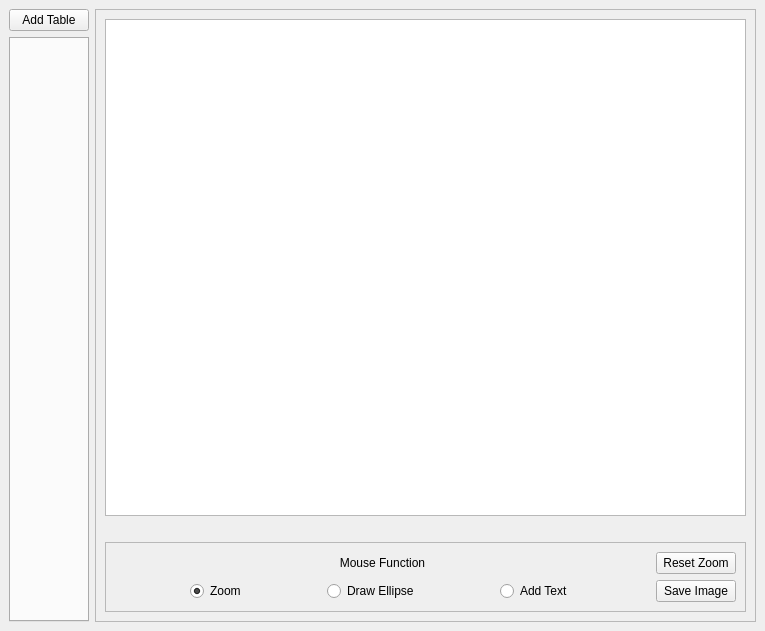
<?xml version="1.0" encoding="UTF-8"?>
<ui version="4.0">
 <class>application_window</class>
 <widget class="QMainWindow" name="application_window">
  <property name="geometry">
   <rect>
    <x>0</x>
    <y>0</y>
    <width>765</width>
    <height>631</height>
   </rect>
  </property>
  <property name="sizePolicy">
   <sizepolicy hsizetype="Preferred" vsizetype="Preferred">
    <horstretch>0</horstretch>
    <verstretch>0</verstretch>
   </sizepolicy>
  </property>
  <property name="windowTitle">
   <string>ViewPCA</string>
  </property>
  <widget class="QWidget" name="centralwidget">
   <property name="sizePolicy">
    <sizepolicy hsizetype="Preferred" vsizetype="Preferred">
     <horstretch>0</horstretch>
     <verstretch>0</verstretch>
    </sizepolicy>
   </property>
   <layout class="QGridLayout" name="gridLayout">
    <property name="sizeConstraint">
     <enum>QLayout::SetMinimumSize</enum>
    </property>
    <item row="1" column="0" alignment="Qt::AlignHCenter">
     <widget class="QPushButton" name="button_add_tab">
      <property name="sizePolicy">
       <sizepolicy hsizetype="Fixed" vsizetype="Fixed">
        <horstretch>0</horstretch>
        <verstretch>0</verstretch>
       </sizepolicy>
      </property>
      <property name="text">
       <string>Add Table</string>
      </property>
     </widget>
    </item>
    <item row="2" column="0">
     <widget class="QTabWidget" name="tab_widget">
      <property name="sizePolicy">
       <sizepolicy hsizetype="Minimum" vsizetype="MinimumExpanding">
        <horstretch>0</horstretch>
        <verstretch>0</verstretch>
       </sizepolicy>
      </property>
      <property name="minimumSize">
       <size>
        <width>0</width>
        <height>0</height>
       </size>
      </property>
      <property name="autoFillBackground">
       <bool>true</bool>
      </property>
      <property name="tabPosition">
       <enum>QTabWidget::West</enum>
      </property>
      <property name="currentIndex">
       <number>-1</number>
      </property>
      <property name="tabsClosable">
       <bool>true</bool>
      </property>
      <property name="movable">
       <bool>false</bool>
      </property>
      <property name="tabBarAutoHide">
       <bool>true</bool>
      </property>
     </widget>
    </item>
    <item row="1" column="1" rowspan="2">
     <widget class="QFrame" name="chart_frame">
      <property name="sizePolicy">
       <sizepolicy hsizetype="MinimumExpanding" vsizetype="MinimumExpanding">
        <horstretch>0</horstretch>
        <verstretch>0</verstretch>
       </sizepolicy>
      </property>
      <property name="frameShape">
       <enum>QFrame::StyledPanel</enum>
      </property>
      <property name="frameShadow">
       <enum>QFrame::Raised</enum>
      </property>
      <layout class="QGridLayout" name="gridLayout_2">
       <item row="2" column="0">
        <widget class="QFrame" name="chart_cfg_frame">
         <property name="frameShape">
          <enum>QFrame::StyledPanel</enum>
         </property>
         <property name="frameShadow">
          <enum>QFrame::Raised</enum>
         </property>
         <layout class="QGridLayout" name="gridLayout_3">
          <item row="0" column="4">
           <widget class="QPushButton" name="button_reset_zoom">
            <property name="sizePolicy">
             <sizepolicy hsizetype="Minimum" vsizetype="Fixed">
              <horstretch>0</horstretch>
              <verstretch>0</verstretch>
             </sizepolicy>
            </property>
            <property name="text">
             <string>Reset Zoom</string>
            </property>
           </widget>
          </item>
          <item row="1" column="0">
           <layout class="QHBoxLayout" name="horizontalLayout">
            <item>
             <widget class="QRadioButton" name="radio_zoom">
              <property name="sizePolicy">
               <sizepolicy hsizetype="Fixed" vsizetype="Fixed">
                <horstretch>0</horstretch>
                <verstretch>0</verstretch>
               </sizepolicy>
              </property>
              <property name="text">
               <string>Zoom</string>
              </property>
              <property name="checked">
               <bool>true</bool>
              </property>
             </widget>
            </item>
            <item>
             <widget class="QRadioButton" name="radio_ellipse">
              <property name="sizePolicy">
               <sizepolicy hsizetype="Fixed" vsizetype="Fixed">
                <horstretch>0</horstretch>
                <verstretch>0</verstretch>
               </sizepolicy>
              </property>
              <property name="text">
               <string>Draw Ellipse</string>
              </property>
             </widget>
            </item>
            <item>
             <widget class="QRadioButton" name="radio_text">
              <property name="sizePolicy">
               <sizepolicy hsizetype="Fixed" vsizetype="Fixed">
                <horstretch>0</horstretch>
                <verstretch>0</verstretch>
               </sizepolicy>
              </property>
              <property name="text">
               <string>Add Text</string>
              </property>
             </widget>
            </item>
           </layout>
          </item>
          <item row="0" column="0">
           <widget class="QLabel" name="label">
            <property name="sizePolicy">
             <sizepolicy hsizetype="MinimumExpanding" vsizetype="Fixed">
              <horstretch>0</horstretch>
              <verstretch>0</verstretch>
             </sizepolicy>
            </property>
            <property name="text">
             <string>Mouse Function</string>
            </property>
            <property name="alignment">
             <set>Qt::AlignCenter</set>
            </property>
           </widget>
          </item>
          <item row="1" column="4">
           <widget class="QPushButton" name="button_save_image">
            <property name="sizePolicy">
             <sizepolicy hsizetype="Minimum" vsizetype="Fixed">
              <horstretch>0</horstretch>
              <verstretch>0</verstretch>
             </sizepolicy>
            </property>
            <property name="text">
             <string>Save Image</string>
            </property>
           </widget>
          </item>
         </layout>
        </widget>
       </item>
       <item row="0" column="0">
        <widget class="PySide2.QtCharts.QtCharts.QChartView" name="chart_view">
         <property name="sizePolicy">
          <sizepolicy hsizetype="MinimumExpanding" vsizetype="MinimumExpanding">
           <horstretch>0</horstretch>
           <verstretch>0</verstretch>
          </sizepolicy>
         </property>
         <property name="minimumSize">
          <size>
           <width>640</width>
           <height>480</height>
          </size>
         </property>
        </widget>
       </item>
       <item row="1" column="0">
        <widget class="QLabel" name="label_mouse_coords">
         <property name="sizePolicy">
          <sizepolicy hsizetype="MinimumExpanding" vsizetype="Fixed">
           <horstretch>0</horstretch>
           <verstretch>0</verstretch>
          </sizepolicy>
         </property>
         <property name="text">
          <string notr="true"/>
         </property>
         <property name="alignment">
          <set>Qt::AlignCenter</set>
         </property>
        </widget>
       </item>
      </layout>
     </widget>
    </item>
   </layout>
  </widget>
 </widget>
 <customwidgets>
  <customwidget>
   <class>PySide2.QtCharts.QtCharts.QChartView</class>
   <extends>QGraphicsView</extends>
   <header>QtCharts</header>
  </customwidget>
 </customwidgets>
 <resources/>
 <connections/>
</ui>
